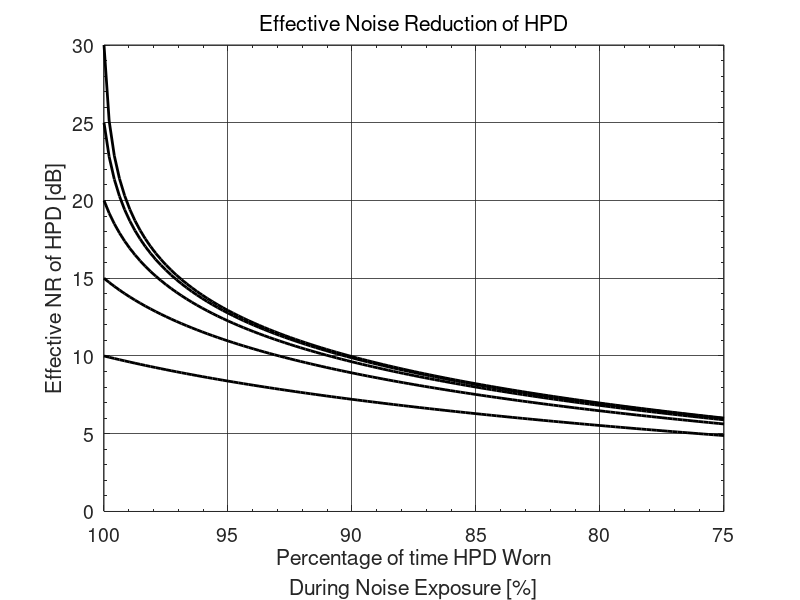

Here is the MATLAB script that generated this plot: (Note: this script raises an error after producing the figure.)
%% Plot effective NR for Hearing Protector vs time
% Carl Howard 22/9/2016
%
% Calculate the effective noise reduction as a percentage of the time the
% hearing protection device is worn, for HPD that provide 10, 15, 20, 25,
% 30 dB of noise reduction.

% The hearing protector's rated Noise Reduction
NR_HPD = [10 15 20 25 30];  % dB

% The ambient noise level in the environment
SPL1 = 100;     % dB - the exposure level

% Assume an 8 hour day, 85 dBA over 8 hours.
minutes_8hr = 8*60;     % Number of minutes in 8 hours

% Number of minutes hearing protection is NOT worn
minutes_HPD_off = [0:1:120];    % minutes

% number of minutes hearing protection IS worn
minutes_HPD_on = minutes_8hr-minutes_HPD_off;

% Do a for loop to generate the curves for each of the HPD ratings
for jj=1:length(NR_HPD),
    Leq2(jj,:) = 10*log10( (minutes_HPD_off/minutes_8hr)*10^((SPL1)/10) +  ...
                 (minutes_HPD_on/minutes_8hr)*10^((SPL1-NR_HPD(jj))/10) );
    NR_effective(jj,:) = SPL1 - Leq2(jj,:);
end;

% Plot the graph
p1=plot(minutes_HPD_on/minutes_8hr*100,NR_effective,'k-','linewidth',2.0);
set(gca,'fontsize',14);
set(gca, 'xdir','reverse')
title('Effective Noise Reduction of HPD','FontWeight','Normal');
xlabel({'Percentage of time HPD Worn';'During Noise Exposure [%]'});
ylabel('Effective NR of HPD [dB]');

grid on
hA=gca;
set(hA,'GridAlpha',0.8);       % make gridlines more visible
set(hA,'XMinorTick','on','YMinorTick','on')
hA.YAxis.MinorTickValues = [0:1:40];
hA.XAxis.MinorTickValues = [75:1:100];


%% Example 1
% person has a HPD with nominal 30 dB Noise reduction
% but only wears for 95% of the time. What is the effective NR?
t_off = 24;     % min time not worn
t_shift = 8*60;   % min time of noise exposure
percent_worn = ((t_shift-t_off)/t_shift) * 100
ex1_Lp2=10*log10( ((t_shift-t_off)/t_shift)*10^((SPL1-30)/10)+    ...
        (t_off/t_shift)*10^(SPL1/10));
ex1_NR_eff=SPL1-ex1_Lp2

hold on
p2=plot([percent_worn percent_worn 100 ],   ...
        [0 ex1_NR_eff ex1_NR_eff],'k:','linewidth',2);